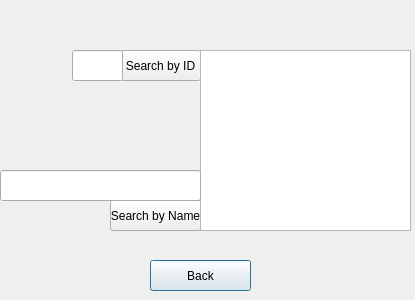
<?xml version="1.0" encoding="UTF-8"?>
<ui version="4.0">
 <class>user_search</class>
 <widget class="QDialog" name="user_search">
  <property name="geometry">
   <rect>
    <x>0</x>
    <y>0</y>
    <width>415</width>
    <height>300</height>
   </rect>
  </property>
  <property name="windowTitle">
   <string>Dialog</string>
  </property>
  <widget class="QPushButton" name="pushButton">
   <property name="geometry">
    <rect>
     <x>150</x>
     <y>260</y>
     <width>101</width>
     <height>31</height>
    </rect>
   </property>
   <property name="text">
    <string>Back</string>
   </property>
  </widget>
  <widget class="QPushButton" name="pushButton_2">
   <property name="geometry">
    <rect>
     <x>120</x>
     <y>50</y>
     <width>81</width>
     <height>31</height>
    </rect>
   </property>
   <property name="text">
    <string>Search by ID</string>
   </property>
  </widget>
  <widget class="QPushButton" name="pushButton_3">
   <property name="geometry">
    <rect>
     <x>110</x>
     <y>200</y>
     <width>91</width>
     <height>31</height>
    </rect>
   </property>
   <property name="text">
    <string>Search by Name</string>
   </property>
  </widget>
  <widget class="QListWidget" name="listWidget">
   <property name="geometry">
    <rect>
     <x>200</x>
     <y>50</y>
     <width>211</width>
     <height>181</height>
    </rect>
   </property>
  </widget>
  <widget class="QLineEdit" name="idSearch">
   <property name="geometry">
    <rect>
     <x>72</x>
     <y>50</y>
     <width>51</width>
     <height>31</height>
    </rect>
   </property>
  </widget>
  <widget class="QLineEdit" name="nameSearch">
   <property name="geometry">
    <rect>
     <x>0</x>
     <y>170</y>
     <width>201</width>
     <height>31</height>
    </rect>
   </property>
  </widget>
 </widget>
 <resources/>
 <connections/>
</ui>
